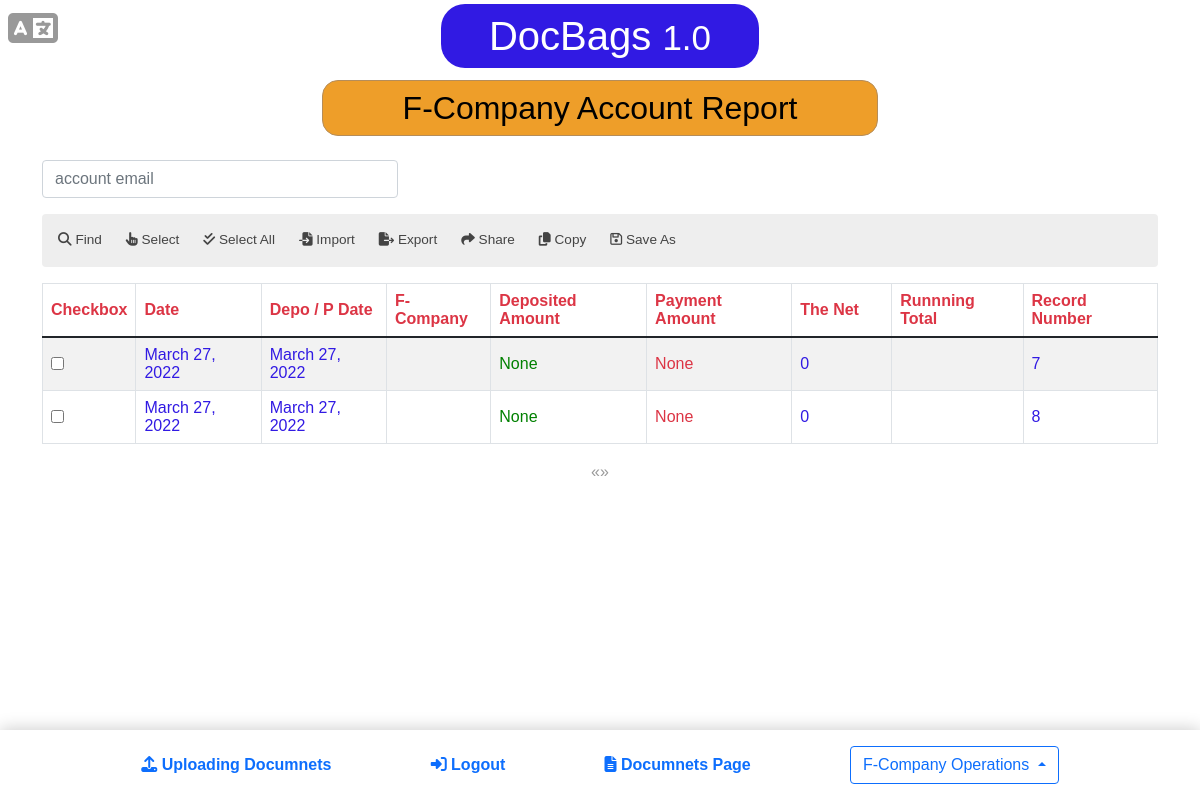
/f-company-report (signed in), run on the app's committed database.
### documents/models.py (models this page shows, shortened)
class advanceFcompany(models.Model):
    date = models.DateField(default=datetime.today)
    FCompany =models.ForeignKey(f_company,on_delete=models.CASCADE)
    depositeAmount = models.IntegerField(null=True, default=0,blank=True)
    paymentAmount = models.IntegerField(null=True, default=0,blank=True)
    DepPayDate = models.DateField()
    NetAmount = models.IntegerField(null=True, default=0,blank=True)
    details = models.TextField(null=True,blank=True)
    idComapny = models.IntegerField(null=True, default=0,blank=True)
    name =models.CharField(max_length=200,null=True,blank=True)
    recevingNumber = models.IntegerField(null=True, default=0,blank=True)
    receivingAmount = models.IntegerField(null=True, default=0,blank=True)
    expenceNumber= models.IntegerField(null=True, default=0,blank=True)
    expenceAmount =models.IntegerField(null=True, default=0,blank=True)
    RecLink = models.CharField(max_length=200,null=True,blank=True)
    receiDepPay = models.CharField(max_length=100, null=True,blank=True)
    notes = models.TextField(null=True,blank=True)

### documents/views.py (the view)
# urls.py: path("f-company-report",views.FcompanyrecordView.as_view() ,name="f_company_report"),
class FcompanyrecordView(view_f_company_permision,ListView):
    model = advanceFcompany
    paginate_by = 1
    template_name = "user/f-company-report.html"
    def get_context_data(self, **kwargs):
        ctx = super().get_context_data(**kwargs)
        ctx['FCompany'] = advanceFcompany.objects.all()
        return ctx

### documents/mixins.py (called while the page is built)
    def dispatch(self, request, *args, **kwargs):
        if not (request.user.is_superuser or request.user.is_staff or request.user.pages.company_report):
            return redirect('index')
        return super().dispatch(request, *args, **kwargs)

### templates/user/f-company-report.html (shortened to what this page needs)
{% load social_share static%}
<html lang="en">
  <head>
    <meta name="viewport" content="width=device-width, initial-scale=1.0"/><link href="https://cdn.jsdelivr.net/npm/bootstrap@5.1.3/dist/css/bootstrap.min.css" rel="stylesheet">
    <link rel="stylesheet" href="{% static 'documents/css/style.css' %}" type="text/css"/>
  </head>
  <body> <i class="fa fa-language translation-icon"></i>
    <div class="text-center my-1 header">
      <h1 class="bg-primary p-2 px-5 text-white d-inline-block">DocBags <small>1.0</small></h1>
    </div>
    <div class="container">
      <div class="page-header mt-1">
        <h2>F-Company account report </h2>
      </div>
      <div class="report-container mt-3">
        <div class="row">
          <div class="col-md-4 mb-3">
            <input class="form-control" type="email" placeholder="account email"/>
          </div>
        </div>
        <div class="report-operations-icon mb-3">
          <ul>
            <li><i class="fa fa-search"></i> <span>find</span></li>
            <li><i class="fa fa-hand-pointer" onclick="hideShow()"></i> <span onclick=" hideShow()">select</span></li>
            <li onclick="selectAll()"><i class="fa fa-check-double" ></i> <span>select all</span></li>
            <li><i class="fa fa-file-import" type="file" id="excel-file"></i> <span>import</span></li>
            <li><i class="fa fa-file-export" onclick="exportTableToExcel('tblData','members-data')"></i> <span onclick="exportTableToExcel('tableID','members-data')"> export</span></li>
            <li><i class="fa fa-share"></i> <span href="#" name="shareTheDoc" onclick="shareDoc()">share</span></li>
            <li><i class="fa fa-copy"></i> <span>copy</span></li>
            <li><i class="fa fa-save"></i> <span>save as</span></li>
          </ul>
        </div>
        <div class="table-responsive">
          <table class="table table-bordered table-hover table-striped" id="tableID">
            <thead>
              <tr>
                <th scope="col">checkbox</th>
                <th scope="col">date</th>
                <th scope="col">depo / p date</th>
                <th scope="col">F-Company</th>
                <th scope="col">deposited amount</th>
                <th scope="col">payment amount</th>
                <th class="the-net" scope="col">the net</th>
                <th scope="col">runnning total</th>
                <th scope="col">record number</th>
              </tr>
            </thead>
            <tbody>
              {% for newFCompany in FCompany %}
              <tr>
                <td name="selectCheckbox"><input name="selectCheckbox" type="checkbox"  id="checkboxes"></td>
                <td name="selectCheckbox">{{newFCompany.date}}</td>
                <td name="selectCheckbox">{{newFCompany.DepPayDate}}</td>
                <td name="selectCheckbox">{{ newFCompany.FCompany}}</td>
                <td name="selectCheckbox"class="deposit">{{ newFCompany.depositeAmount}}</td>
                <td name="selectCheckbox"class="payment">{{ newFCompany.paymentAmount}}</td>
                <td name="selectCheckbox">{{newFCompany.NetAmount}}</td>
                <td name="selectCheckbox">{{newFCompany.balance}}</td>
                <td name="selectCheckbox">{{newFCompany.id}}</td>
              </tr>
             {% endfor %}
            </tbody>
          </table>
        </div>
      </div>
    </div>
    <nav class="custom-navigation-bar">
      <div class="container">
        <ul class="links-list">
          <li><a href="/upload-document"><i class="fa fa-upload"></i> <span>uploading documnets</span></a></li>
          <li><a href="/admins/logout"><i class="fa fa-sign-in"></i> <span>logout</span></a></li>
          <li><a href="/documents-page"><i class="fa fa-file-alt"></i> <span>documnets page</span></a></li>
          <li>
            <div class="dropdown">
              <button class="btn btn-outline-primary dropdown-toggle" id="dropdownMenuButton1" type="button" data-bs-toggle="dropdown" aria-expanded="false"> <span>F-Company operations</span> </button>
            </div>
          </li>
        </ul>
      </div>
    </nav>
    <ul class="pagination">
      {% if users.has_previous %}
        <li><a href="?page={{users.previous_page_number }}">&laquo;</a></li>
      {% else %}
        <li class="disabled"><span>&laquo;</span></li>
      {% endif %}
      {% if users.has_next %}
        <li><a href="?page={{users.next_page_number }}">&raquo;</a></li>
      {% else %}
        <li class="disabled"><span>&raquo;</span></li>
      {% endif %}
    </ul>
  </body>
</html>

### documents/static/documents/css/style.css (style rules this page uses)
body { text-transform: capitalize; font-family: sans-serif; color: #999; padding-bottom: 100px; }
*, button { text-transform: capitalize; }
nav.custom-navigation-bar { position: fixed; bottom: 0; background: #fff; width: 100%; -webkit-box-shadow: 0 -1px 1rem rgba(0, 0, 0, 0.2); box-shadow: 0 -1px 1rem rgba(0, 0, 0, 0.2); padding: 1rem 0; }
nav.custom-navigation-bar ul.links-list { list-style-type: none; display: -webkit-box; display: -ms-flexbox; display: flex; margin: 0 auto; width: 100%; padding: 0; -webkit-box-pack: space-evenly; -ms-flex-pack: space-evenly; justify-content: space-evenly; -webkit-box-align: center; -ms-flex-align: center; align-items: center; }
nav.custom-navigation-bar ul.links-list a { font-weight: bold; }
button.dropdown-toggle::after { -webkit-transform: rotate(180deg); transform: rotate(180deg); }
a { text-decoration: none; }
.bg-primary { background-color: #311ae3 !important; }
.header h1 { border-radius: 1.5rem; }
.page-header { text-align: center; }
.page-header h2 { background-color: #ee9e29; color: #000; display: inline-block; padding: 0.5rem 5rem; border-radius: 1rem; border: 1px solid #b58d5a; }
table th { color: #dc3545; vertical-align: middle; }
table th.the-net { width: 100px; }
table td { color: #311ae3 !important; vertical-align: middle; }
table td.deposit { color: green !important; }
table td.payment { color: #dc3545 !important; }
.pagination { -webkit-box-pack: center; -ms-flex-pack: center; justify-content: center; }
i.translation-icon { position: absolute; top: 0.5rem; left: 0.5rem; font-size: 2.5rem; -webkit-transition: 0.2s ease-in-out; transition: 0.2s ease-in-out; cursor: pointer; }
.report-container { position: relative; }
.report-operations-icon { background: #eee; padding: 0.25rem; border-radius: 0.25rem; }
.report-operations-icon ul { list-style-type: none; display: -webkit-box; display: -ms-flexbox; display: flex; padding: 0; margin: 0; }
.report-operations-icon ul li { color: #444; padding: 0.75rem; font-size: 0.85rem; cursor: pointer; -webkit-transition: 0.3s; transition: 0.3s; border-radius: 0.25rem; }
input, table td { text-transform: none }

### data on the page
advanceFcompany: date "March 27, 2022", DepPayDate "March 27, 2022", depositeAmount "None", paymentAmount "None", NetAmount "0", id "7"
advanceFcompany: date "March 27, 2022", DepPayDate "March 27, 2022", depositeAmount "None", paymentAmount "None", NetAmount "0", id "8"
